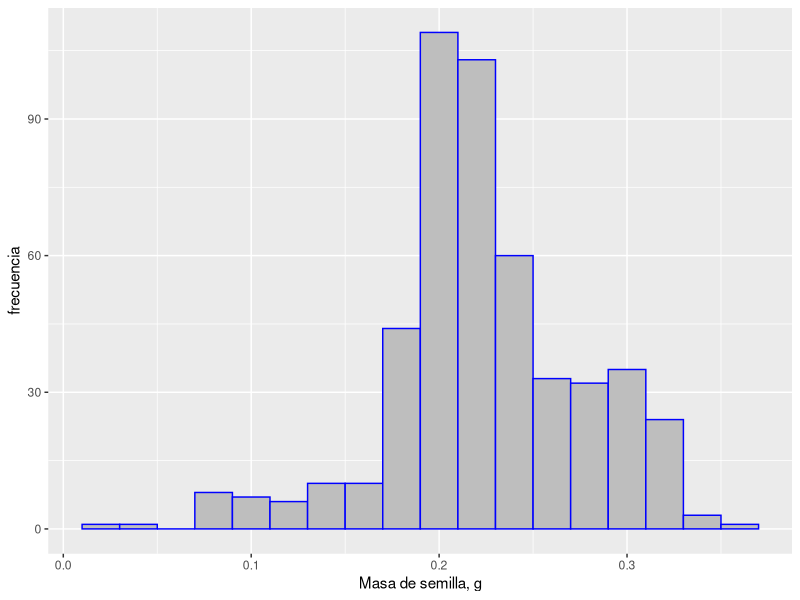
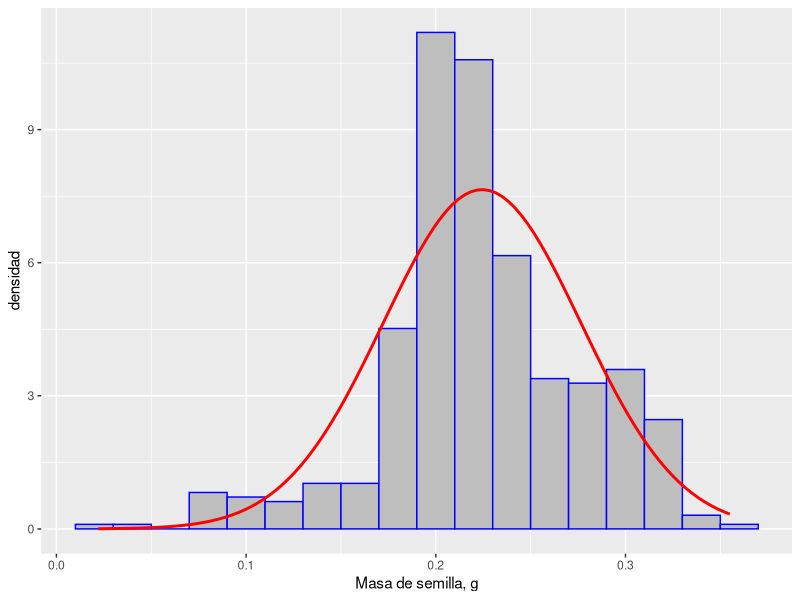

Here is the R script that generated these plots, in order:
## ---- chunk 1
knitr::opts_chunk$set(echo = TRUE)
options("yaml.eval.expr" = TRUE)
## ---- chunk 2
#histograma para masa de semillas de Thespesia populnea
# datos
library(readxl)
library(dplyr)
library(ggplot2)
semillas <- read_excel("data/masa_semilla_thepol.xlsx", 
    sheet = "masa")
# gráfica de histograma
m_sd <- semillas %>%
  summarise(means = mean(masa_g), sd=sd(masa_g))
ggplot(semillas, aes(x=masa_g)) +
  geom_histogram(aes(y=..count..), position="identity", binwidth=.02, color="blue", fill="gray") +
  labs(x="Masa de semilla, g", y="frecuencia")
## ---- chunk 3
# gráfica con curva de densidad normal
m_sd <- semillas %>%
  summarise(means = mean(masa_g), sd=sd(masa_g))
ggplot(semillas, aes(x=masa_g)) +
  geom_histogram(aes(y=..density..), position="identity", binwidth=.02, color="blue", fill="gray") +
  stat_function(fun = dnorm, color="red", size=1, args=list(mean=m_sd$means, sd=m_sd$sd)) +
  labs(x="Masa de semilla, g", y="densidad")
